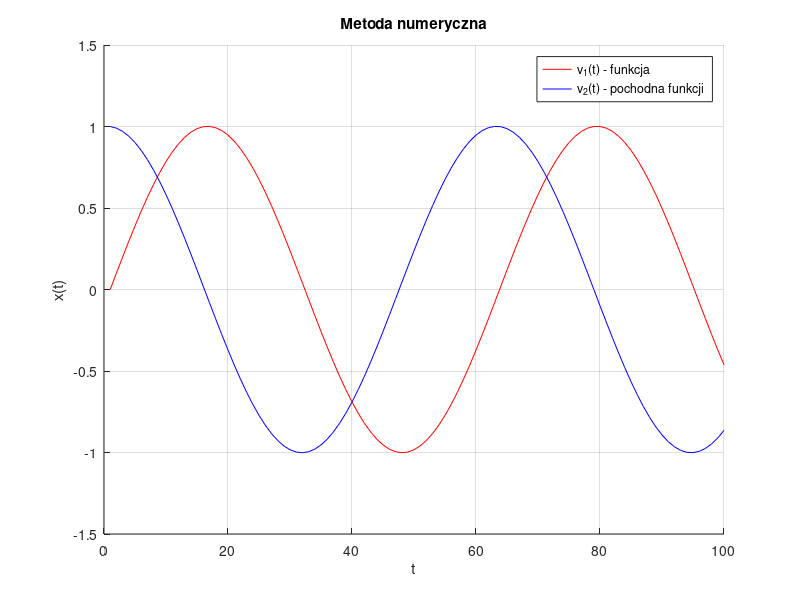
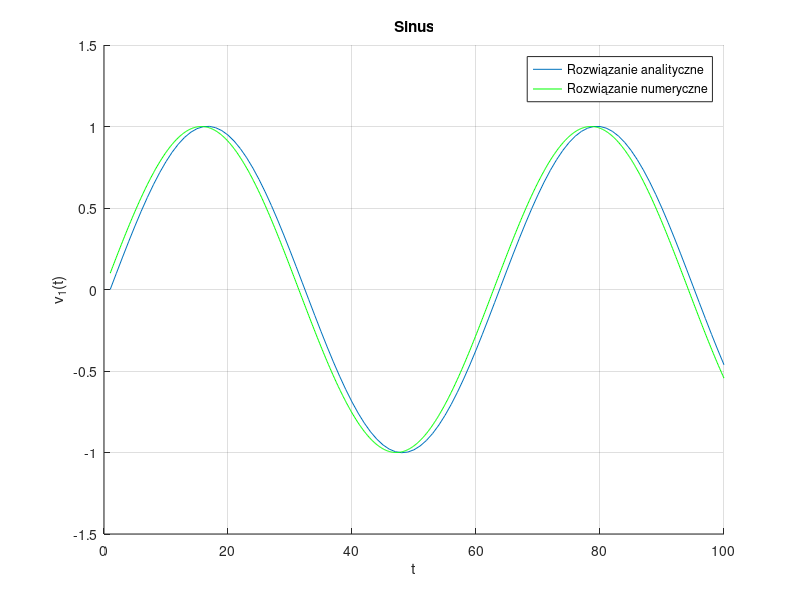

These figures' MATLAB source, in order:
clear all;
c1=0;
c2=1;
h=0.1;
% t=0:h:100;

alfa=1;

x0=[c1];
pochodna_x0=[c2];
%metoda numeryczna
for i=2:1:100
x0(i)=x0(i-1)+h*pochodna_x0(i-1);
pochodna_x0(i)=pochodna_x0(i-1)-h*alfa*x0(i);
end
%metoda analityczna 
t = 1:0.1:100;
for i = 1:1:length(t)
    x0_analityczna(i) = sin(1/10*t(i));
    pochodna_x0_analityczna(i) = cos(t(i));
end
figure(1)
hold on;
plot(x0,'r')
plot(pochodna_x0,'b')
xlabel('t');
ylabel('x(t)');
title('Metoda numeryczna');
legend('v_1(t) - funkcja','v_2(t) - pochodna funkcji');
grid on


figure(2)
hold on;
plot(x0);
plot(linspace(1,100,length(t)),x0_analityczna,'g')
title('Sinus');
xlabel('t');
ylabel('v_1(t)');
legend('Rozwiązanie analityczne','Rozwiązanie numeryczne')
grid on



